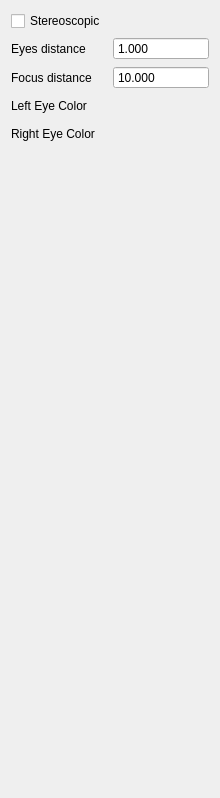
<?xml version="1.0" encoding="UTF-8"?>
<ui version="4.0">
 <class>SceneControls</class>
 <widget class="QWidget" name="SceneControls">
  <property name="geometry">
   <rect>
    <x>0</x>
    <y>0</y>
    <width>220</width>
    <height>798</height>
   </rect>
  </property>
  <property name="windowTitle">
   <string>Form</string>
  </property>
  <layout class="QGridLayout" name="gridLayout">
   <item row="5" column="0">
    <widget class="QLabel" name="rightEyeLabel">
     <property name="text">
      <string>Right Eye Color</string>
     </property>
    </widget>
   </item>
   <item row="2" column="0">
    <widget class="QLabel" name="eyesLabel">
     <property name="text">
      <string>Eyes distance</string>
     </property>
    </widget>
   </item>
   <item row="3" column="0">
    <widget class="QLabel" name="focusLabel">
     <property name="text">
      <string>Focus distance</string>
     </property>
    </widget>
   </item>
   <item row="7" column="0" colspan="2">
    <spacer name="verticalSpacer">
     <property name="orientation">
      <enum>Qt::Vertical</enum>
     </property>
     <property name="sizeHint" stdset="0">
      <size>
       <width>20</width>
       <height>777</height>
      </size>
     </property>
    </spacer>
   </item>
   <item row="2" column="1">
    <widget class="QDoubleSpinBox" name="eyesDistance">
     <property name="buttonSymbols">
      <enum>QAbstractSpinBox::NoButtons</enum>
     </property>
     <property name="decimals">
      <number>3</number>
     </property>
     <property name="stepType">
      <enum>QAbstractSpinBox::AdaptiveDecimalStepType</enum>
     </property>
     <property name="value">
      <double>1.000000000000000</double>
     </property>
    </widget>
   </item>
   <item row="4" column="0">
    <widget class="QLabel" name="leftEyeLabe">
     <property name="text">
      <string>Left Eye Color</string>
     </property>
    </widget>
   </item>
   <item row="3" column="1">
    <widget class="QDoubleSpinBox" name="focusDistance">
     <property name="buttonSymbols">
      <enum>QAbstractSpinBox::NoButtons</enum>
     </property>
     <property name="decimals">
      <number>3</number>
     </property>
     <property name="stepType">
      <enum>QAbstractSpinBox::AdaptiveDecimalStepType</enum>
     </property>
     <property name="value">
      <double>10.000000000000000</double>
     </property>
    </widget>
   </item>
   <item row="0" column="0" colspan="2">
    <widget class="QCheckBox" name="stereoscopicCheckBox">
     <property name="text">
      <string>Stereoscopic</string>
     </property>
    </widget>
   </item>
   <item row="5" column="1">
    <widget class="QPushButton" name="rightEyeColor">
     <property name="autoFillBackground">
      <bool>false</bool>
     </property>
     <property name="styleSheet">
      <string notr="true">background-color: unset;</string>
     </property>
     <property name="text">
      <string/>
     </property>
     <property name="flat">
      <bool>true</bool>
     </property>
    </widget>
   </item>
   <item row="4" column="1">
    <widget class="QPushButton" name="leftEyeColor">
     <property name="autoFillBackground">
      <bool>false</bool>
     </property>
     <property name="styleSheet">
      <string notr="true">background-color: unset;</string>
     </property>
     <property name="text">
      <string/>
     </property>
     <property name="flat">
      <bool>true</bool>
     </property>
    </widget>
   </item>
  </layout>
 </widget>
 <resources/>
 <connections/>
</ui>
